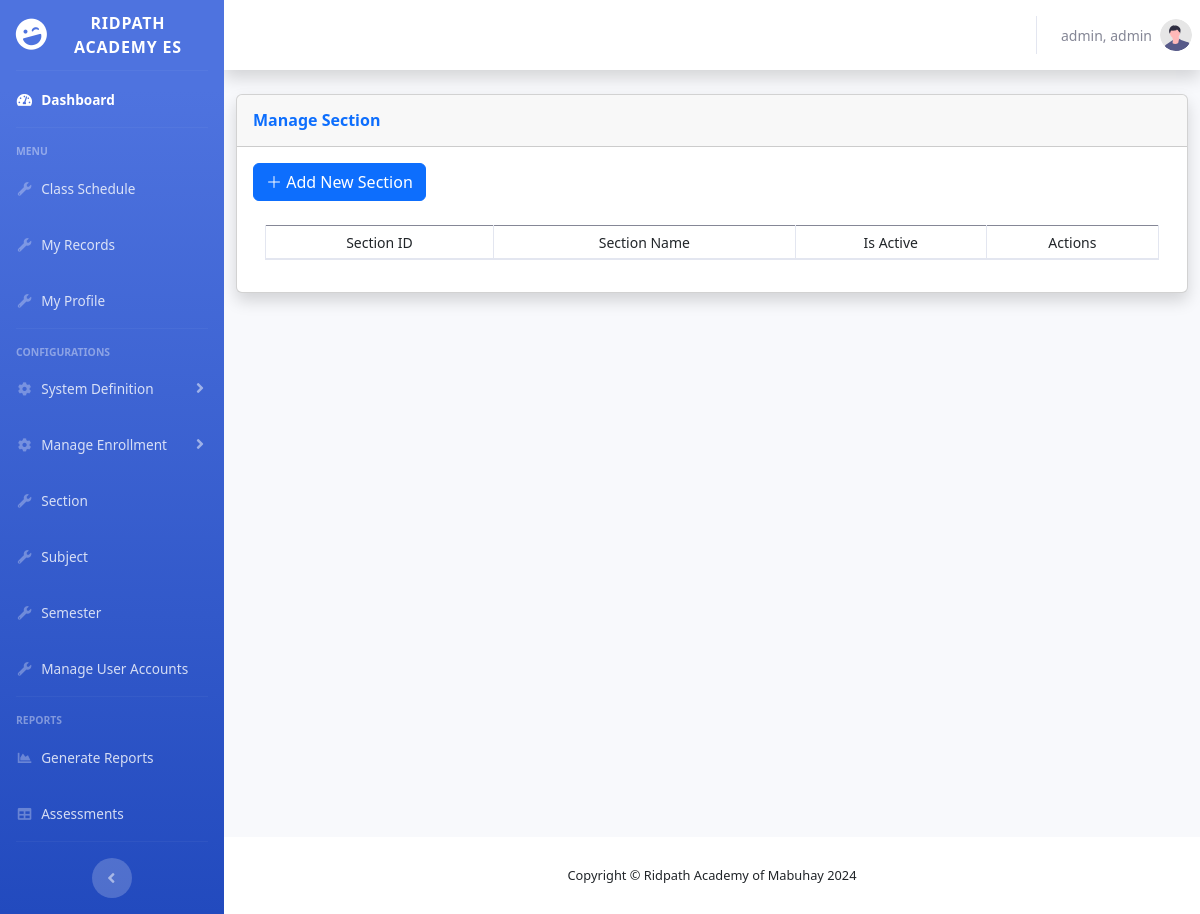
Page /admin/section.php (signed in) on the earlier database version.
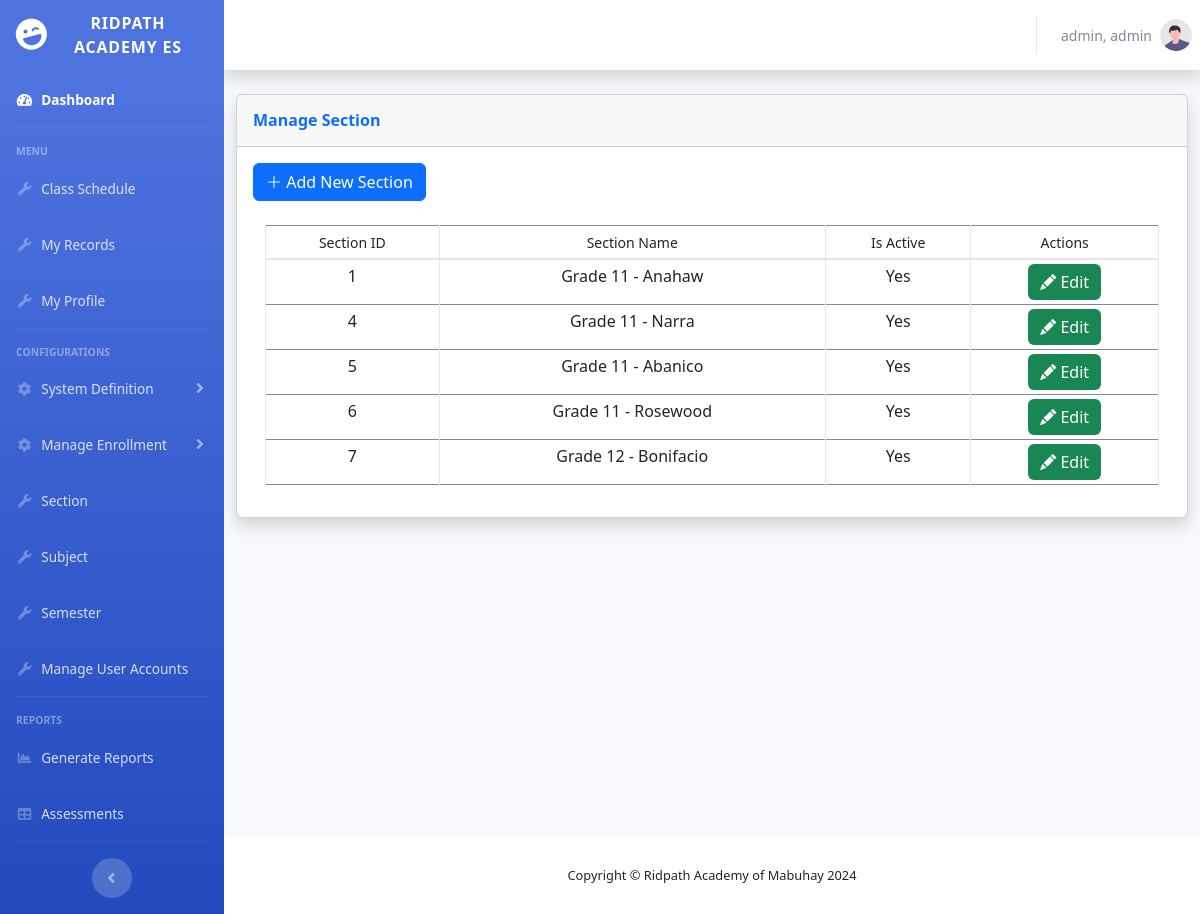
Same page on the later database version.
### tables this page shows
CREATE TABLE `sections` (
  `sectionID` int(254) NOT NULL,
  `sectionname` varchar(254) NOT NULL,
  `isactive` varchar(10) NOT NULL
);

### admin/section.php (the view, shortened to what this page needs)
<?php
require '../shared/header.php';
?>
<div class="container-fluid">
    <div class="row">
        <div class="col-xl-12 col-lg-12">
            <div class="card shadow mb-4">
                <div
                    class="card-header py-3 d-flex flex-row align-items-center justify-content-between">
                    <h6 class="m-0 font-weight-bold text-primary">Manage Section</h6>
                </div>
                <div class="card-body">
                    <div class="row" id="page-btn-container">
                        <div class="col-4">
                            <button class="btn btn-primary" id="page-btn" data-bs-toggle="modal" data-bs-target="#modal-Add"><i class="bi bi-plus-lg"></i> Add New Section</button>
                        </div>
                    </div>
                    <div class="container">
                        <div class="table-responsive mt-4">
                            <table class="table table-hover table-bordered table-sm w-100" id="table">
                                <thead>
                                    <tr>
                                        <th scope="col" class="text-center" id="th"><small>Section ID</small></th>
                                        <th scope="col" class="text-center" id="th"><small>Section Name</small></th>
                                        <th scope="col" class="text-center" id="th"><small>Is Active</small></th>
                                        <th scope="col" class="text-center" id="th"><small>Actions</small></th>
                                    </tr>
                                </thead>
                                <tbody>
                                    <?php
                                    $fetchQuery = "SELECT * FROM sections";
                                    $fetchedData = mysqli_query($conn, $fetchQuery);
                                    while ($DataArray = mysqli_fetch_assoc($fetchedData)) {
                                        $ID = $DataArray['sectionID'];
                                        $SectionName = $DataArray['sectionname'];
                                        $status = $DataArray['isactive'];
                                    ?>
                                        <tr>
                                            <td class="text-center" id="td"><?php echo $ID; ?></td>
                                            <td class="text-center" id="td"><?php echo $SectionName; ?></td>
                                            <td class="text-center" id="td"><?php echo $status; ?></td>
                                            <td class="text-center" id="td">
                                                <button class="btn btn-success border-0" title="Edit" id="table-button"
                                                    data-bs-toggle="modal"
                                                    data-bs-target="#modal-Edit"
                                                    data-bs-SectionID="<?php echo $ID; ?>">
                                                    <i class="bi bi-pencil-fill" id="table-btn-icon"></i> <span id="tablebutton-text">Edit</span>
                                                </button>
                                            </td>
                                        </tr>
                                    <?php
                                    }
                                    ?>
                                </tbody>
                            </table>
                        </div>
                    </div>
                </div>
            </div>
        </div>
    </div>
</div>
</div>
<?php
require '../shared/footer.php';
?>

Differences in the rows shown:
added sections: sectionID "1", sectionname "Grade 11 - Anahaw", isactive "Yes"
added sections: sectionID "4", sectionname "Grade 11 - Narra", isactive "Yes"
added sections: sectionID "5", sectionname "Grade 11 - Abanico", isactive "Yes"
added sections: sectionID "6", sectionname "Grade 11 - Rosewood", isactive "Yes"
added sections: sectionID "7", sectionname "Grade 12 - Bonifacio", isactive "Yes"
